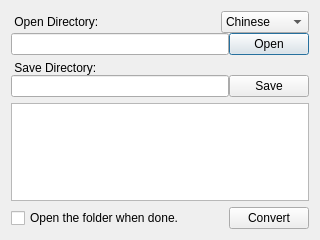
<?xml version="1.0" encoding="UTF-8"?>
<ui version="4.0">
 <class>Dialog</class>
 <widget class="QDialog" name="Dialog">
  <property name="geometry">
   <rect>
    <x>0</x>
    <y>0</y>
    <width>320</width>
    <height>240</height>
   </rect>
  </property>
  <property name="minimumSize">
   <size>
    <width>320</width>
    <height>240</height>
   </size>
  </property>
  <property name="windowTitle">
   <string>Dialog</string>
  </property>
  <layout class="QVBoxLayout" name="verticalLayout_3">
   <item>
    <layout class="QVBoxLayout" name="verticalLayout">
     <property name="spacing">
      <number>0</number>
     </property>
     <item>
      <layout class="QHBoxLayout" name="horizontalLayout_3">
       <item>
        <widget class="QLabel" name="label">
         <property name="text">
          <string> Open Directory:</string>
         </property>
        </widget>
       </item>
       <item>
        <widget class="QComboBox" name="comboBoxLanguage">
         <property name="maximumSize">
          <size>
           <width>88</width>
           <height>16777215</height>
          </size>
         </property>
         <item>
          <property name="text">
           <string>Chinese</string>
          </property>
         </item>
         <item>
          <property name="text">
           <string>English</string>
          </property>
         </item>
        </widget>
       </item>
      </layout>
     </item>
     <item>
      <layout class="QHBoxLayout" name="horizontalLayout">
       <item>
        <widget class="QLineEdit" name="lineEditOpen">
         <property name="minimumSize">
          <size>
           <width>0</width>
           <height>22</height>
          </size>
         </property>
        </widget>
       </item>
       <item>
        <widget class="QPushButton" name="pBtnOpen">
         <property name="text">
          <string>Open</string>
         </property>
        </widget>
       </item>
      </layout>
     </item>
    </layout>
   </item>
   <item>
    <layout class="QVBoxLayout" name="verticalLayout_2">
     <property name="spacing">
      <number>0</number>
     </property>
     <item>
      <widget class="QLabel" name="label_2">
       <property name="text">
        <string> Save Directory:</string>
       </property>
      </widget>
     </item>
     <item>
      <layout class="QHBoxLayout" name="horizontalLayout_2">
       <item>
        <widget class="QLineEdit" name="lineEditSave">
         <property name="minimumSize">
          <size>
           <width>0</width>
           <height>22</height>
          </size>
         </property>
        </widget>
       </item>
       <item>
        <widget class="QPushButton" name="pBtnSave">
         <property name="text">
          <string>Save</string>
         </property>
        </widget>
       </item>
      </layout>
     </item>
    </layout>
   </item>
   <item>
    <widget class="QTextEdit" name="textEditLog">
     <property name="mouseTracking">
      <bool>false</bool>
     </property>
     <property name="acceptDrops">
      <bool>false</bool>
     </property>
    </widget>
   </item>
   <item>
    <layout class="QHBoxLayout" name="horizontalLayout_4">
     <item>
      <widget class="QCheckBox" name="checkBoxOpenUrl">
       <property name="text">
        <string>Open the folder when done.</string>
       </property>
      </widget>
     </item>
     <item>
      <spacer name="horizontalSpacer">
       <property name="orientation">
        <enum>Qt::Horizontal</enum>
       </property>
       <property name="sizeHint" stdset="0">
        <size>
         <width>40</width>
         <height>20</height>
        </size>
       </property>
      </spacer>
     </item>
     <item>
      <widget class="QPushButton" name="pBtnCovert">
       <property name="text">
        <string>Convert</string>
       </property>
      </widget>
     </item>
    </layout>
   </item>
  </layout>
 </widget>
 <resources/>
 <connections/>
</ui>
